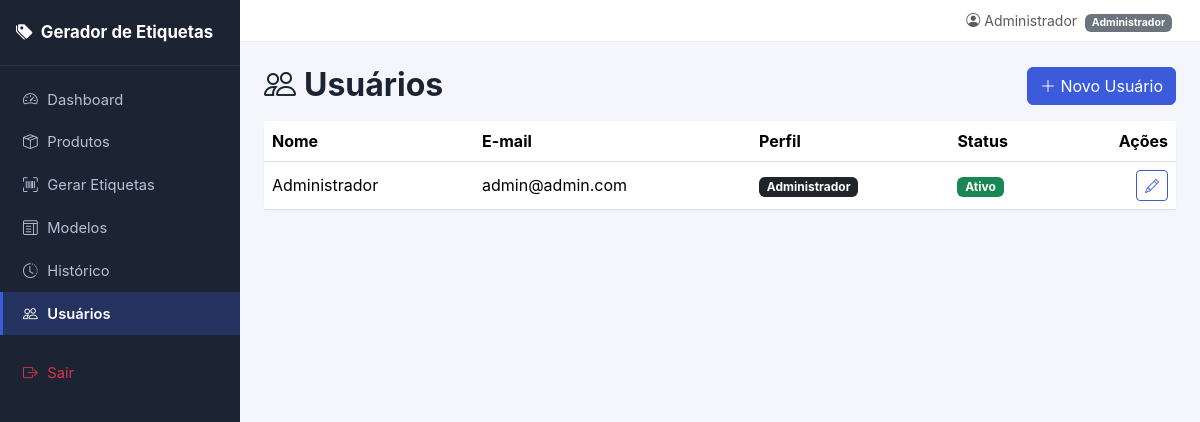
/usuarios/ (signed in), run on the app's committed database.
### models/usuario.py (models this page shows, shortened)
class Usuario(db.Model, UserMixin):
    __tablename__ = "usuarios"
    id = db.Column(db.Integer, primary_key=True)
    nome = db.Column(db.String(120), nullable=False)
    email = db.Column(db.String(150), nullable=False, unique=True, index=True)
    senha_hash = db.Column(db.String(255), nullable=False)
    perfil = db.Column(db.String(20), nullable=False, default="usuario")  # administrador | usuario
    status = db.Column(db.String(10), nullable=False, default="ativo")   # ativo | inativo
    criado_em = db.Column(db.DateTime, default=datetime.utcnow)
    impressoes = db.relationship("Impressao", backref="usuario", lazy=True)
    @property
    def is_admin(self):
        return self.perfil == "administrador"
    @property
    def is_active(self):  # sobrescreve UserMixin: usuário inativo não consegue logar
        return self.status == "ativo"

### routes/usuarios.py (the view)
@usuarios_bp.route("/")
@login_required
def listar():
    _somente_admin()
    usuarios = Usuario.query.order_by(Usuario.nome).all()
    return render_template("usuarios/listar.html", usuarios=usuarios)

### routes/usuarios.py (called while the page is built)
def _somente_admin():
    if not current_user.is_admin:
        abort(403)

### templates/usuarios/listar.html (shortened to what this page needs)
{% extends "base.html" %}
{% block conteudo %}
<div class="d-flex justify-content-between align-items-center mb-3">
    <h2 class="page-title mb-0"><i class="bi bi-people"></i> Usuários</h2>
    <a href="{{ url_for('usuarios.novo') }}" class="btn btn-primary">
        <i class="bi bi-plus-lg"></i> Novo Usuário
    </a>
</div>
<div class="card">
    <div class="card-body p-0">
        <div class="table-responsive">
            <table class="table table-hover align-middle mb-0">
                <thead>
                    <tr>
                        <th>Nome</th>
                        <th>E-mail</th>
                        <th>Perfil</th>
                        <th>Status</th>
                        <th class="text-end">Ações</th>
                    </tr>
                </thead>
                <tbody>
                    {% for u in usuarios %}
                    <tr>
                        <td>{{ u.nome }}</td>
                        <td>{{ u.email }}</td>
                        <td>
                            <span class="badge {{ 'bg-dark' if u.perfil == 'administrador' else 'bg-info text-dark' }}">
                                {{ u.perfil|capitalize }}
                            </span>
                        </td>
                        <td>
                            {% if u.status == 'ativo' %}
                                <span class="badge bg-success">Ativo</span>
                            {% else %}
                                <span class="badge bg-secondary">Inativo</span>
                            {% endif %}
                        </td>
                        <td class="text-end">
                            <a href="{{ url_for('usuarios.editar', usuario_id=u.id) }}" class="btn btn-sm btn-outline-primary" title="Editar">
                                <i class="bi bi-pencil"></i>
                            </a>
                        </td>
                    </tr>
                    {% else %}
                    <tr><td colspan="5" class="text-center text-muted py-4">Nenhum usuário cadastrado.</td></tr>
                    {% endfor %}
                </tbody>
            </table>
        </div>
    </div>
</div>
{% endblock %}

### templates/base.html (shortened to what this page needs)
<!DOCTYPE html>
<html lang="pt-br">
<head>
    <link href="https://cdn.jsdelivr.net/npm/bootstrap@5.3.3/dist/css/bootstrap.min.css" rel="stylesheet">
    <link rel="stylesheet" href="https://cdn.jsdelivr.net/npm/bootstrap-icons@1.11.3/font/bootstrap-icons.css">
    <link rel="stylesheet" href="{{ url_for('static', filename='css/style.css') }}">
</head>
<body>
{% if current_user.is_authenticated %}
<div class="app-wrapper">
    <nav class="sidebar" id="sidebar">
        <div class="sidebar-brand">
            <i class="bi bi-tags-fill"></i> <span>Gerador de Etiquetas</span>
        </div>
        <ul class="nav flex-column sidebar-nav">
            <li class="nav-item">
                <a class="nav-link {% if request.endpoint == 'dashboard.index' %}active{% endif %}" href="{{ url_for('dashboard.index') }}">
                    <i class="bi bi-speedometer2"></i> Dashboard
                </a>
            </li>
            <li class="nav-item">
                <a class="nav-link {% if request.blueprint == 'produtos' %}active{% endif %}" href="{{ url_for('produtos.listar') }}">
                    <i class="bi bi-box-seam"></i> Produtos
                </a>
            </li>
            <li class="nav-item">
                <a class="nav-link {% if request.blueprint == 'etiquetas' %}active{% endif %}" href="{{ url_for('etiquetas.gerar') }}">
                    <i class="bi bi-upc-scan"></i> Gerar Etiquetas
                </a>
            </li>
            <li class="nav-item">
                <a class="nav-link {% if request.blueprint == 'modelos' %}active{% endif %}" href="{{ url_for('modelos.listar') }}">
                    <i class="bi bi-layout-text-window"></i> Modelos
                </a>
            </li>
            <li class="nav-item">
                <a class="nav-link {% if request.blueprint == 'historico' %}active{% endif %}" href="{{ url_for('historico.listar') }}">
                    <i class="bi bi-clock-history"></i> Histórico
                </a>
            </li>
            {% if current_user.is_admin %}
            <li class="nav-item">
                <a class="nav-link {% if request.blueprint == 'usuarios' %}active{% endif %}" href="{{ url_for('usuarios.listar') }}">
                    <i class="bi bi-people"></i> Usuários
                </a>
            </li>
            {% endif %}
            <li class="nav-item mt-3">
                <a class="nav-link text-danger" href="{{ url_for('auth.logout') }}">
                    <i class="bi bi-box-arrow-right"></i> Sair
                </a>
            </li>
        </ul>
    </nav>
    <div class="main-content">
        <nav class="navbar navbar-expand top-navbar">
            <div class="container-fluid">
                <span class="ms-auto small text-muted">
                    <i class="bi bi-person-circle"></i>
                    {{ current_user.nome }}
                    <span class="badge bg-secondary ms-1">{{ current_user.perfil|capitalize }}</span>
                </span>
            </div>
        </nav>
        <main class="page-content">
            {% block conteudo %}{% endblock %}
        </main>
    </div>
</div>
{% else %}
    {% include 'partials/mensagens.html' %}
    {% block conteudo_publico %}{% endblock %}
{% endif %}
</body>
</html>

### static/css/style.css (style rules this page uses)
:root { --sidebar-width: 240px; --primary: #3b5bdb; --primary-dark: #2c46ad; --bg-body: #f4f6fb; }
* { box-sizing: border-box; }
body { background-color: var(--bg-body); font-family: -apple-system, "Segoe UI", Roboto, Helvetica, Arial, sans-serif; }
.app-wrapper { display: flex; min-height: 100vh; }
.sidebar { width: var(--sidebar-width); background: #1c2434; color: #cfd4e4; flex-shrink: 0; min-height: 100vh; position: sticky; top: 0; align-self: flex-start; }
.sidebar-brand { padding: 1.25rem 1rem; font-weight: 700; font-size: 1.05rem; color: #fff; border-bottom: 1px solid rgba(255,255,255,.08); display: flex; align-items: center; gap: .5rem; }
.sidebar-nav { padding: .75rem 0; }
.sidebar-nav .nav-link { color: #b7bfd6; padding: .65rem 1.25rem; display: flex; align-items: center; gap: .6rem; font-size: .92rem; border-left: 3px solid transparent; transition: all .15s ease; }
.sidebar-nav .nav-link.active { color: #fff; background: rgba(59,91,219,.25); border-left-color: var(--primary); font-weight: 600; }
.main-content { flex: 1; min-width: 0; }
.top-navbar { background: #fff; border-bottom: 1px solid #e6e9f2; padding: .6rem 1rem; }
.page-content { padding: 1.5rem; }
.page-title { font-weight: 700; color: #1c2434; margin-bottom: 1.25rem; display: flex; align-items: center; gap: .5rem; }
.card { border: none; border-radius: 12px; box-shadow: 0 1px 3px rgba(0,0,0,.06); }
.btn-primary { background-color: var(--primary); border-color: var(--primary); }
.btn-outline-primary { color: var(--primary); border-color: var(--primary); }

### data on the page
Usuario: nome "Administrador", perfil "Administrador", email "admin@admin.com", status "Ativo"
